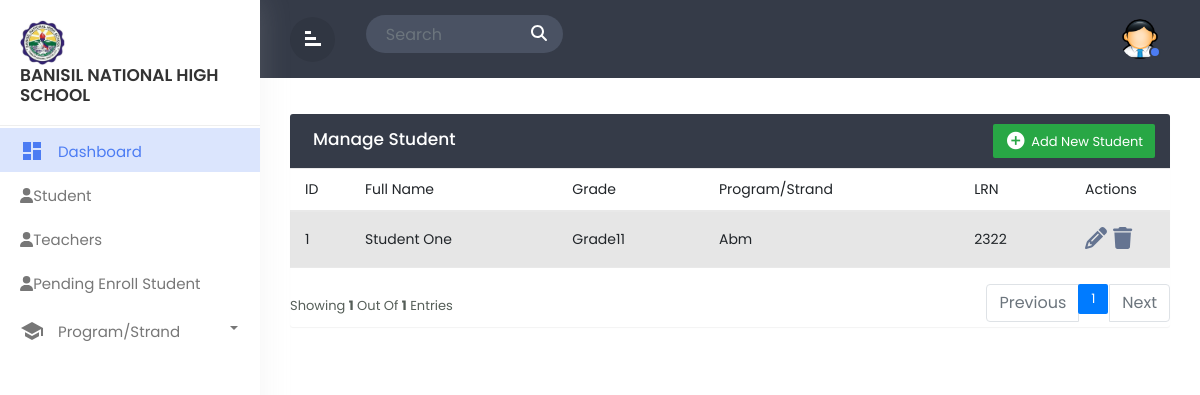
Page /admin_student.php on the earlier database version.
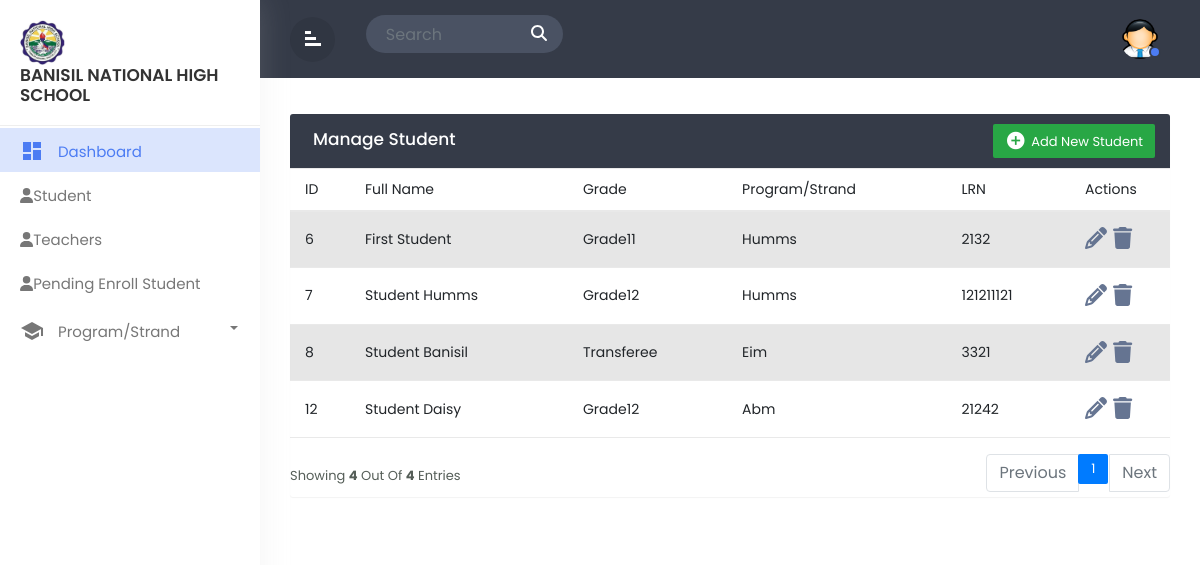
Same page on the later database version.
### tables this page shows
CREATE TABLE `tbl_userinfo` (
  `user_id` int(11) NOT NULL,
  `firstname` varchar(244) NOT NULL,
  `lastname` varchar(244) NOT NULL,
  `gender` varchar(244) NOT NULL,
  `birthday` date NOT NULL,
  `age` int(11) NOT NULL,
  `grade` varchar(244) NOT NULL,
  `strand` varchar(244) NOT NULL,
  `lrn` int(11) NOT NULL
);

### admin_student.php (the view, shortened to what the changed rows need)
<!doctype html>
<html lang="en">
  <head>
        <link href="https://cdn.jsdelivr.net/npm/bootstrap@5.2.3/dist/css/bootstrap.min.css" rel="stylesheet">
        <link rel="stylesheet" href="css/bootstrap.min.css">
        <link rel="stylesheet" href="css/custom.css">
  </head>
  <body>
<div class="wrapper">
		<div id="content">
		   <div class="main-content">
			  <div class="row">
				<div class="col-md-12">
				<div class="table-wrapper">
    <div class="table-title">
      <div class="row">
        <div class="col-sm-6 p-0 d-flex justify-content-lg-start justify-content-center">
          <h2 class="ml-lg-2">Manage Student</h2>
        </div>
      </div>
    </div>
    <?php
      include 'dbcon.php';
      $limit = 10;
      $page = isset($_GET['page']) ? $_GET['page'] : 1;
      $sqlCount = "SELECT COUNT(*) AS total FROM tbl_userinfo
             JOIN tbl_user_level ON tbl_user_level.user_level_id = tbl_userinfo.user_id
             WHERE tbl_user_level.level = 'STUDENT'";
      $resultCount = mysqli_query($conn, $sqlCount);
      $rowCount = mysqli_fetch_assoc($resultCount)['total'];
      $totalPages = ceil($rowCount / $limit);
      $offset = ($page - 1) * $limit;
      $sql = "SELECT tbl_userinfo.user_id, tbl_userinfo.firstname, tbl_userinfo.lastname, tbl_userinfo.grade, tbl_userinfo.strand, tbl_userinfo.lrn, tbl_user_level.level, tbl_user_status.status
              FROM tbl_userinfo
              JOIN tbl_user_level ON tbl_user_level.user_level_id = tbl_userinfo.user_id
              JOIN tbl_user_status ON tbl_user_status.status_id = tbl_userinfo.user_id
              WHERE tbl_user_level.level = 'STUDENT' AND tbl_user_status.status = 1
              LIMIT $limit OFFSET $offset";
      $result = mysqli_query($conn, $sql);
      ?>
      <table class="table table-striped table-hover" id="student_table">
        <thead>
          <tr>
            <th>ID</th>
            <th>Full Name</th>
            <th>Grade</th>
            <th>Program/Strand</th>
            <th>LRN</th>
            <th>Actions</th>
          </tr>
        </thead>
        <tbody>
          <?php foreach ($result as $row): ?>
          <tr>
            <td><?php echo $row['user_id'] ?></td>
            <td><?php echo $row['firstname'] . ' ' . $row['lastname']; ?></td>
            <td><?php echo $row['grade']; ?></td>
            <td><?php echo $row['strand']; ?></td>
            <td><?php echo $row['lrn'] ?></td>
            <td>
            <a href="admin_student_edit.php?user_id=<?php echo $row['user_id']?>" class="edit">
              <i class="fas fa-pencil" data-toggle="tooltip" title="Edit">&#xE254;</i>
            </a>
            <a href="admin_student_delete.php?user_id=<?php echo $row['user_id']?>" class="delete">
              <i class="fas fa-trash" data-toggle="tooltip" title="delete"></i>
            </a>
            </td>
          </tr>
          <?php endforeach; ?>
        </tbody>
      </table>
<div class="clearfix">
<div class="hint-text">Showing <b><?php echo mysqli_num_rows($result) ?></b> out of <b><?php echo mysqli_num_rows($result) ?></b> entries</div>
  <ul class="pagination">
    <?php for ($i = 1; $i <= $totalPages; $i++): ?>
      <li class="page-item <?php if ($i == $page) echo 'active' ?>">
        <a href="?page=<?php echo $i ?>" class="page-link"><?php echo $i ?></a>
      </li>
    <?php endfor; ?>
  </ul>
</div>
</div>
			  </div>
		</div>
</div>
</div>
  </body>
  </html>

Differences in the rows shown:
no longer on this page (row edited): tbl_userinfo: user_id "1", firstname "Student", lastname "One", grade "Grade11", strand "Abm", lrn "2322"
added tbl_userinfo: user_id "6", firstname "First", lastname "Student", grade "Grade11", strand "Humms", lrn "2132"
added tbl_userinfo: user_id "7", firstname "Student", lastname "Humms", grade "Grade12", strand "Humms", lrn "121211121"
added tbl_userinfo: user_id "8", firstname "Student", lastname "Banisil", grade "Transferee", strand "Eim", lrn "3321"
added tbl_userinfo: user_id "12", firstname "Student", lastname "Daisy", grade "Grade12", strand "Abm", lrn "21242"
Other differences:
mysqli_num_rows($result): "1" → "4"
